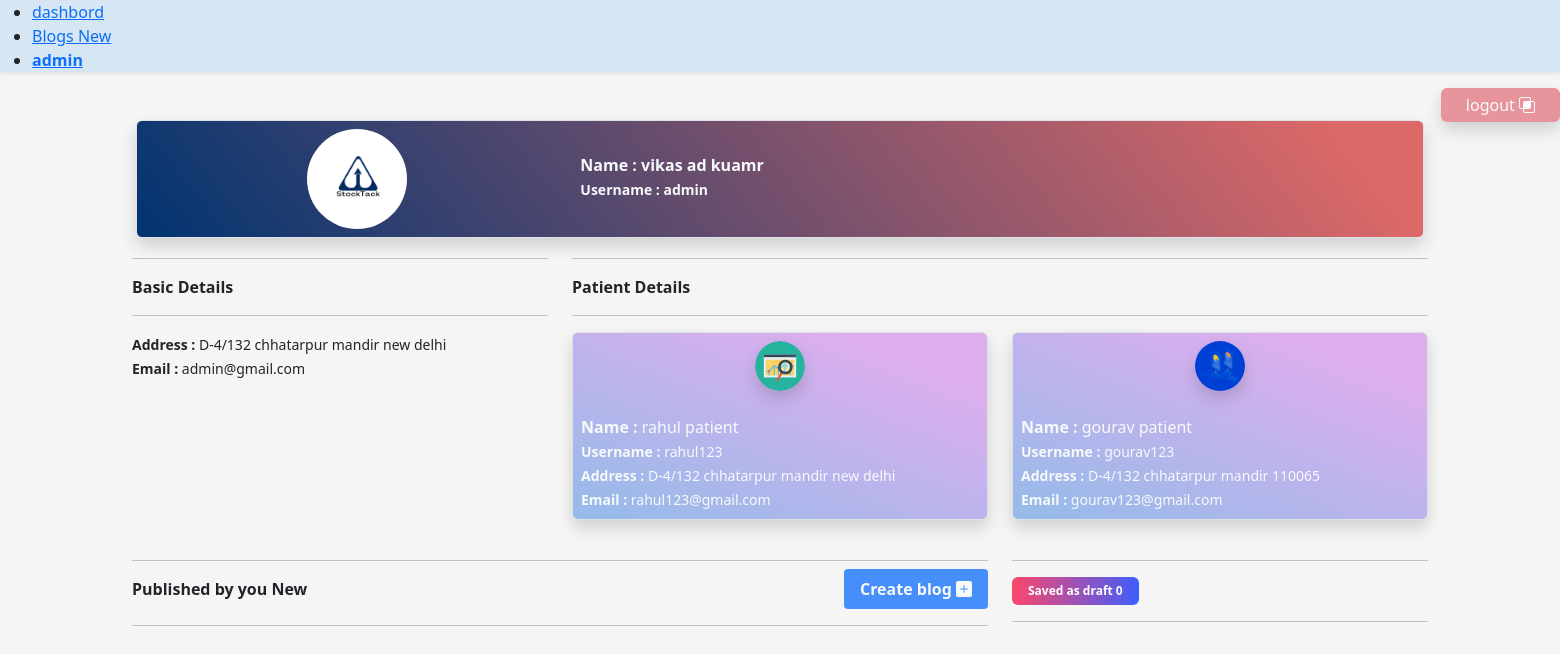
Page /detail/ (signed in) on the earlier database version.
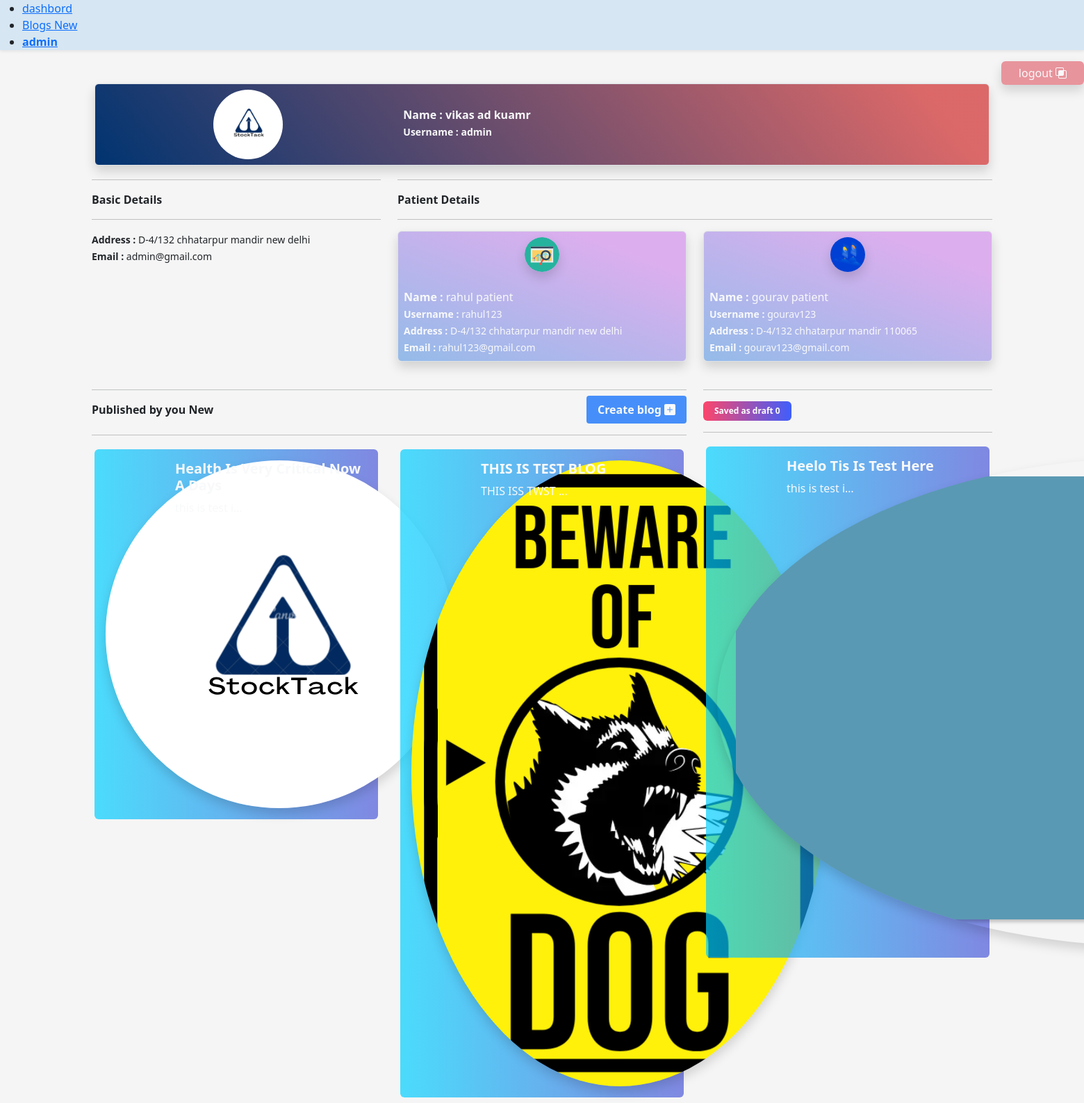
Same page on the later database version.
### hospital/models.py (models this page shows, shortened)
class UserProfileModel(models.Model):
    user = models.OneToOneField(User,related_name="usr_persion", on_delete=models.CASCADE)
    photo = models.ImageField(upload_to='media', blank=True)
    address = models.CharField(max_length=200, blank=True)
    is_patient = models.BooleanField(default=True)

class BlogModel(models.Model):
    user = models.ForeignKey(User, on_delete=models.CASCADE)
    title = models.CharField(max_length=200)
    slug = AutoSlugField(max_length=200, unique=True, populate_from='title', editable=True)
    summary = models.CharField(max_length=200)
    blog_image = models.ImageField(upload_to='media', blank=True)
    content = models.TextField()
    modified_at = models.DateTimeField(auto_now_add=True)
    updated_at = models.DateTimeField(auto_now=True)
    is_draft = models.BooleanField(default=False)
    is_published = models.BooleanField(default=True)
    MENTALHEALTH = 'MH'
    COVID19 = 'C19'
    HEARTDISEASE = 'HD'
    IMMUNIZATION = 'IM'
    choices = [
        (MENTALHEALTH , 'Mental health'),
        (COVID19 , 'Covid19'),
        (HEARTDISEASE , 'Heart Disease'),
        (IMMUNIZATION , 'Immunization'),
    ]
    category = models.CharField(max_length=200, choices=choices)
    def get_absolute_url(self):
        return reverse("blog_view", kwargs={"slug": self.slug})

### hospital/views.py (the view, shortened to what this page needs)
# urls.py: path('detail/', views.detail_view, name='detail'),
def detail_view(request):
    user = request.user
    if user.is_authenticated:
        if user.is_superuser or user.is_staff:
            data_patient = UserProfileModel.objects.filter(is_patient=True)
            user_profile = UserProfileModel.objects.get(user=request.user)
            blogs = BlogModel.objects.filter(user = user)
            draft_blogs = BlogModel.objects.filter(Q(is_draft=True) & Q(user=user))
            context = {
                'blogs': blogs,
                'data_patient': data_patient,
                'user_profile': user_profile,
                'draft_blogs': draft_blogs,
            }
            return render(request, 'hospital/detail_view.html', context)
    return redirect('index')

### hospital/templates/hospital/detail_view.html (shortened to what this page needs)
{% extends 'hospital/base.html' %}
{% block content %}
<div class="container mt-5">
    <div class="">
            <div class="row  border rounded info-card shadow m-1 p-2">
                    <div class="col-md-4 d-flex justify-content-center">
                            <div class="">
                                    <div class="rounded picture rounded-circle">
                                                <img src="{{user_profile.photo.url}}" style="height:100%;width: 100px;" class="shadow-light img-cover rounded-circle" alt="">
                                    </div>
                            </div>
                    </div>
                    <div class="col-md-5 d-flex align-content-center ">
                            <div class="mt-4">
                                    <div class="">
                                            <p class="m-0 text-light"><strong>Name : </strong><b>{{user_profile.user.first_name}} {{user_profile.user.last_name}}</b></p>
                                            <small class="mt-1 text-light"><strong>Username : </strong><b>{{user_profile.user.username}}</b></small>
                                    </div>
                            </div>
                    </div>
            </div>
    </div>
        <div class="row">
                <div class="col-md-4">
                        <hr>
                                <strong>Basic Details</strong>
                        <hr>
                        <div class="">
                                <div class="assign-doc">
                                        <address class="m-0"><small class="m-0"><strong>Address :</strong> {{user_profile.address}}</small></address>
                                        <p class="m-0"><small class="m-0"><strong>Email :</strong> {{user_profile.user.email}}</small></p>
                                </div>
                        </div>
                </div>
                <div class="col-md-8">
                        <hr>
                                <strong>Patient Details</strong>
                        <hr>
                        <div class="row">
                                {% for patient in data_patient %}
                                        <div class="col-md-6">
                                                <div class="card border bg-card rounded p-2 shadow  mb-2">
                                                        <div class=" ">
                                                                <div class="position-">
                                                                        <div class=" picture rounded-circle text-center">
                                                                                <img src="{{patient.photo.url}}" style="height:100%;width: 50px;" class="shadow img-cover rounded-circle" alt="">
                                                                        </div>
                                                                </div>
                                                        </div>
                                                        <div class="mt-4">
                                                                <div class="">
                                                                        <p class="m-0 text-light"><strong>Name : </strong>{{patient.user.first_name}} {{patient.user.last_name}}</p>
                                                                        <small class="mt-1 text-light"><strong>Username : </strong>{{patient.user.username}}</small>
                                                                        <address class="m-0 text-light"><small class="m-0"><strong>Address : </strong>{{patient.address}}</small></address>
                                                                        <p class="m-0 text-light"><small class="m-0"><strong>Email : </strong>{{patient.user.email}}</small></p>
                                                                </div>
                                                        </div>
                                                </div>
                                        </div>
                                {% endfor %}
                        </div>
                </div>
        </div>
        <div class="mt-3">
            <div class="row">
                <div class="col-md-8 ">
                    <hr class="mb-2">
                            <a href="{% url 'blog_create' %}" class=" uk-card-hover text-decoration-none text-light rounded-1 float-end  ps-3 pe-3 pt-2 pb-2 bg-primary bg-opacity-75 mt-0 mb-2" style="top:-1rem">
                                <strong>Create blog <i class="bi bi-plus-square-fill"></i></strong>
                            </a>
                            <p class = " mt-3"><strong class="">{% if user.is_staff or is_admin == True%}Published by you {% else %} New blogs {%endif %}<span class="uk-badge">New</span></strong></p>
                    <hr class="mt-4">
                    <div class="row">
                        {% for blog in blogs %}
                            {% if blog.is_published == True %}
                                <div class="col-md-6 ">
                                    <div class=" blog_card_bg m-1 p-3 rounded uk-box-shadow-medium mb-2 uk-card-hover">
                                        <div class="row">
                                            <div class="col-md-3">
                                                <img src="{{ blog.blog_image.url }}" style="height:auto;width: auto; top: 50%;" class=" shadow img-cover rounded-circle text-center" alt="">
                                            </div>
                                            <div class="col-md-9">
                                                <h5 class="text-light text-capitalize" "><a href="{{blog.get_absolute_url}}" class="text-decoration-none text-light"><strong>{{ blog.title }}</strong></a></h5>
                                                <p class="text-light m-0">{{ blog.summary | truncatechars:15}}</p>
                                            </div>
                                        </div>
                                    </div>
                                </div>
                            {% endif %}
                        {% endfor %}
                    </div>
                </div>
                <div class="col-md-4">
                    <hr>
                    <h4 class=" border-0 badge ps-3 pe-3 pt-2 pb-2 m-0">
                        <strong>Saved as draft </strong> <span class="text-light">0</span>
                    </h4>
                    <hr>
                    <div class="row">
                        {% for blog in draft_blogs %}
                        <div class="col-md-12 ">
                            <div class=" blog_card_bg m-1 p-3 rounded uk-box-shadow-medium mb-2 uk-card-hover">
                                <div class="row">
                                    <div class="col-md-3">
                                        <img src="{{ blog.blog_image.url }}" style="height:auto;width: auto; top: 50%;" class=" shadow img-cover rounded-circle text-center" alt="">
                                    </div>
                                    <div class="col-md-9">
                                        <h5 class="text-light text-capitalize" "><a href="{{blog.get_absolute_url}}" class="text-decoration-none text-light"><strong>{{ blog.title }}</strong></a></h5>
                                        <p class="text-light m-0">{{ blog.summary | truncatechars:15}}</p>
                                    </div>
                                </div>
                            </div>
                        </div>
                        {% endfor %}
                    </div>
                </div>
            </div>
        </div>
</div>
{% endblock %}

### hospital/templates/hospital/base.html (shortened to what this page needs)
<!DOCTYPE html>
<html>
<head>
    <link rel="stylesheet" href="https://cdn.jsdelivr.net/npm/uikit@3.15.3/dist/css/uikit.min.css" />
    <link href="https://cdn.jsdelivr.net/npm/bootstrap@5.2.0/dist/css/bootstrap.min.css" rel="stylesheet">
    <link rel="stylesheet" href="https://cdn.jsdelivr.net/npm/bootstrap-icons@1.9.1/font/bootstrap-icons.css">
</head>
<body style="background-color: #f5f5f5; height:100vh">
    <header>
        <nav style="background-color: #d6e6f2;" class="shadow-sm">
            <div class="uk-container ">
                <div class="uk-navbar-left">
                    <ul class="uk-navbar-nav">
                        <li><a href="{% url 'detail' %}">dashbord</a></li>
                        <li><a href="#">Blogs <span class="uk-badge">New</span></a></li>
                        {% if user.is_authenticated %}
                            <li><a href="#"><strong>{{request.user}}</strong></a></li>
                        {% endif %}
                    </ul>
                    {% if user.is_authenticated %}
                        <div class=" d-flex float-end ">
                            <a class="btn text-decoration-none bg-danger text-light shadow ps-4 pe-4 pt-1 pb-1 bg-opacity-50"  href="{% url 'logout' %}">logout  <i class="bi bi-intersect"> </i></a>
                        </div>
                    {% endif %}
                </div>
            </div>
        </nav>
    </header>
    {% block content %}
    {% endblock %}
</body>
</html>

### hospital/templates/hospital/detail_view.html (style rules this page uses)
.bg-card { background: rgb(221,174,238); background: linear-gradient(201deg, rgba(221,174,238,1) 17%, rgba(148,187,233,1) 100%); }
.info-card { background: rgb(208,39,39); background: linear-gradient(231deg, rgba(208,39,39,0.6811099439775911) 7%, rgba(0,52,113,1) 100%); }
.blog_card_bg { background: linear-gradient(90deg, #00d0ffb1 0%, #3a47d5a0 100%); }
.badge { background: linear-gradient(90deg, #FC466B 0%, #3F5EFB 100%); }

Differences in the rows shown:
added BlogModel: blog_image (picture), title "Health Is Very Critical Now A Days"
added BlogModel: blog_image (picture), title "THIS IS TEST BLOG", summary "THIS ISS TWST …"
added BlogModel: blog_image (picture), title "Heelo Tis Is Test Here", summary "this is test i…", shown under "Saved as draft 0"
